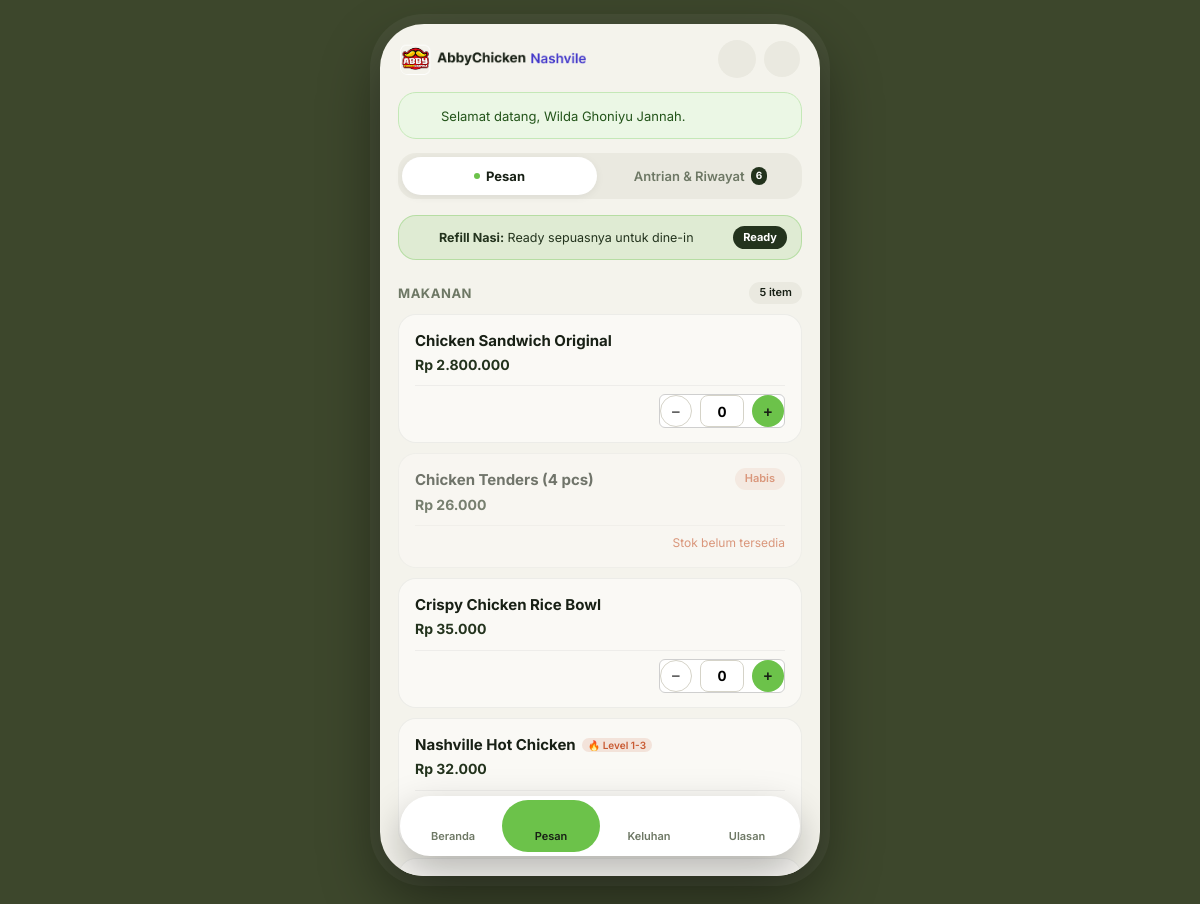
The app's page /pages/user/pesan.php (signed in) with its own data.
### tables this page shows
CREATE TABLE `menu` (
  `menu_id` int(11) NOT NULL AUTO_INCREMENT,
  `name` varchar(100) NOT NULL,
  `kategori` varchar(50) NOT NULL,
  `harga` decimal(10,2) NOT NULL,
  `status_ketersediaan` enum('tersedia','tidak tersedia') NOT NULL DEFAULT 'tersedia',
  `updated_at` timestamp NOT NULL DEFAULT current_timestamp() ON UPDATE current_timestamp(),
  PRIMARY KEY (`menu_id`),
  KEY `idx_menu_kategori` (`kategori`),
  KEY `idx_menu_status` (`status_ketersediaan`)
);

### pages/user/pesan.php (the view, shortened to what this page needs)
<?php
require_once __DIR__ . '/../../config/database.php';
$member_id   = (int) ($_SESSION['member_id'] ?? 0);
$katalog = [];
$q_menu = mysqli_query($conn, 'SELECT * FROM menu ORDER BY kategori ASC, name ASC');
while ($row = mysqli_fetch_assoc($q_menu)) {
    $katalog[$row['kategori']][] = $row;
}
$riwayat = [];
$q_riw = mysqli_prepare($conn, "SELECT p.pemesanan_id, p.nomor_antrian, p.total_diskon, p.jumlah_bayar,
        p.status_pesanan, p.waktu_pemesanan, v.kode_voucher
    FROM pemesanan p
    LEFT JOIN voucher v ON v.voucher_id = p.voucher_id
    WHERE p.member_id = ?
    ORDER BY p.waktu_pemesanan DESC");
mysqli_stmt_bind_param($q_riw, 'i', $member_id);
mysqli_stmt_execute($q_riw);
$res_riw = mysqli_stmt_get_result($q_riw);
while ($r = mysqli_fetch_assoc($res_riw)) {
    $riwayat[] = $r;
}
$items_per_pesanan = [];
$q_items = mysqli_prepare($conn, "SELECT d.pemesanan_id, d.jumlah_pesanan, d.subtotal, d.catatan, m.name
    FROM detail_pesanan d
    JOIN menu m ON m.menu_id = d.menu_id
    JOIN pemesanan p ON p.pemesanan_id = d.pemesanan_id
    WHERE p.member_id = ?
    ORDER BY d.detail_id ASC");
mysqli_stmt_bind_param($q_items, 'i', $member_id);
mysqli_stmt_execute($q_items);
$res_items = mysqli_stmt_get_result($q_items);
while ($it = mysqli_fetch_assoc($res_items)) {
    $items_per_pesanan[$it['pemesanan_id']][] = $it;
}
$tab_aktif = $_GET['tab'] ?? 'pesan';
$refill_info   = get_refill_nasi_info();
require_once __DIR__ . '/../../includes/header.php';
?>
<nav class="crm-filter-bar" aria-label="Navigasi Pesanan">
  <a class="crm-filter-pill<?= $tab_aktif === 'pesan' ? ' is-active' : '' ?>" href="<?= e(base_url('pages/user/pesan.php')) ?>">
    <?php if ($tab_aktif === 'pesan'): ?><span class="crm-filter-pill__dot"></span><?php endif; ?>
    Pesan
  </a>
  <a class="crm-filter-pill<?= $tab_aktif === 'riwayat' ? ' is-active' : '' ?>" href="<?= e(base_url('pages/user/pesan.php?tab=riwayat')) ?>">
    Antrian &amp; Riwayat
    <?php if (!empty($riwayat)): ?>
      <span class="crm-dock-badge" style="position:static;"><?= count($riwayat) ?></span>
    <?php endif; ?>
  </a>
</nav>
<div class="crm-refill-banner <?= $refill_info['is_ready'] ? 'is-ready' : ($refill_info['has_timer'] ? 'has-timer' : 'is-habis') ?>"
     id="userPesanRefillBanner"
     data-target-ts="<?= (int) $refill_info['timer_ts'] ?>">
  <div class="crm-refill-banner__left">
    <?= icon('rice', 18) ?>
    <span>
      <strong>Refill Nasi:</strong>
      <span id="pesanRefillText">
        <?php if ($refill_info['is_ready']): ?>
          Ready sepuasnya untuk dine-in
        <?php elseif ($refill_info['has_timer']): ?>
          Sedang dimasak &middot; Siap dalam <strong id="pesanRefillCd" style="font-variant-numeric:tabular-nums; color:var(--crm-terracotta);">--:--:--</strong>
        <?php else: ?>
          Sedang disiapkan di dapur
        <?php endif; ?>
      </span>
    </span>
  </div>
  <span class="crm-refill-banner__badge" id="pesanRefillBadge">
    <?= $refill_info['is_ready'] ? 'Ready' : ($refill_info['has_timer'] ? 'Dimasak' : 'Habis') ?>
  </span>
</div>
<?php if ($tab_aktif === 'riwayat'): ?>
  <div class="crm-list-stack">
    <?php if (empty($riwayat)): ?>
      <div class="crm-card-cream" style="text-align: center; padding: 36px 20px;">
        <div style="font-size: 32px; margin-bottom: 8px;"><?= icon('order', 36) ?></div>
        <h3 class="crm-card-cream__title">Belum ada antrian pesanan</h3>
        <p class="crm-card-cream__subtitle">Pilih menu favorit Anda dan pesan secara online.</p>
        <a class="crm-btn-primary" href="<?= e(base_url('pages/user/pesan.php')) ?>" style="margin-top: 16px;">
          Mulai Pesan Sekarang
        </a>
      </div>
    <?php else: ?>
      <?php foreach ($riwayat as $idx => $p): ?>
        <?php $is_newest = ($idx === 0 && in_array($p['status_pesanan'], ['menunggu', 'diproses'], true)); ?>
        <article class="crm-card-<?= $is_newest ? 'forest' : 'cream' ?>">
          <div style="display: flex; justify-content: space-between; align-items: flex-start; margin-bottom: 10px;">
            <div>
              <span class="crm-pill-tag <?= $is_newest ? 'crm-pill-tag--green' : '' ?>" style="margin-bottom: 6px;">
                Antrian #<?= (int) $p['nomor_antrian'] ?>
              </span>
              <h3 style="margin: 0; font-size: 16px; font-weight: 700; color: <?= $is_newest ? '#FFFFFF' : 'var(--crm-black)' ?>;">
                Pesanan #<?= (int) $p['pemesanan_id'] ?>
              </h3>
            </div>
            <div>
              <?= badge_pesanan($p['status_pesanan']) ?>
            </div>
          </div>
          <div style="font-size: 12.5px; opacity: 0.85; margin-bottom: 12px; color: <?= $is_newest ? '#E2EDE0' : 'var(--crm-sage)' ?>;">
            Waktu: <?= e(tanggal_id($p['waktu_pemesanan'], true)) ?>
            <?php if (!empty($p['kode_voucher'])): ?>
              <br>Voucher: <strong><?= e($p['kode_voucher']) ?></strong> (hemat <?= rupiah($p['total_diskon']) ?>)
            <?php endif; ?>
          </div>
          <?php if (!empty($items_per_pesanan[$p['pemesanan_id']])): ?>
            <div style="margin: 8px 0 12px; padding: 10px 12px; background: <?= $is_newest ? 'rgba(255,255,255,0.08)' : 'rgba(24,32,21,0.04)' ?>; border-radius: var(--crm-radius-sm); font-size: 12.5px;">
              <span style="display: block; font-size: 10.5px; text-transform: uppercase; letter-spacing: 0.04em; font-weight: 700; margin-bottom: 5px; opacity: 0.75; color: <?= $is_newest ? '#C0CDC0' : 'var(--crm-sage)' ?>;">Item Pesanan:</span>
              <?php foreach ($items_per_pesanan[$p['pemesanan_id']] as $it): ?>
                <div style="display: flex; justify-content: space-between; align-items: center; margin-bottom: 4px; color: <?= $is_newest ? '#FFFFFF' : 'var(--crm-black)' ?>;">
                  <span>
                    <?= (int) $it['jumlah_pesanan'] ?>&times; <?= e($it['name']) ?>
                    <?php if (!empty($it['catatan'])): ?>
                      <strong style="color: <?= $is_newest ? 'var(--crm-green-accent)' : 'var(--crm-terracotta)' ?>;">(<?= e($it['catatan']) ?>)</strong>
                    <?php endif; ?>
                  </span>
                  <span style="opacity: 0.85; font-size: 12px; font-weight: 600;"><?= rupiah($it['subtotal']) ?></span>
                </div>
              <?php endforeach; ?>
            </div>
          <?php endif; ?>
          <div style="display: flex; justify-content: space-between; align-items: center; border-top: 1px solid <?= $is_newest ? 'rgba(255,255,255,0.12)' : 'rgba(24,32,21,0.08)' ?>; padding-top: 10px;">
            <span style="font-size: 12px; color: <?= $is_newest ? '#C0CDC0' : 'var(--crm-sage)' ?>;">Total Bayar</span>
            <strong style="font-size: 16px; color: <?= $is_newest ? 'var(--crm-green-accent)' : 'var(--crm-terracotta)' ?>;">
              <?= e(rupiah($p['jumlah_bayar'])) ?>
            </strong>
          </div>
        </article>
      <?php endforeach; ?>
    <?php endif; ?>
  </div>
<?php else: ?>
  <form id="formPesanan" method="post" action="">
    <div class="crm-list-stack" style="margin-bottom: 20px;">
      <?php foreach ($katalog as $kategori => $daftar): ?>
        <div style="margin-top: 8px;">
          <div style="display: flex; align-items: center; justify-content: space-between; margin-bottom: 10px;">
            <h3 style="margin: 0; font-size: 13px; font-weight: 700; text-transform: uppercase; letter-spacing: 0.04em; color: var(--crm-sage);">
              <?= e($kategori) ?>
            </h3>
            <span class="crm-pill-tag"><?= count($daftar) ?> item</span>
          </div>
          <div class="crm-list-stack">
            <?php foreach ($daftar as $m): ?>
              <?php
              $habis = ($m['status_ketersediaan'] !== 'tersedia');
              $is_hot = (stripos($m['name'], 'hot') !== false);
              ?>
              <div class="crm-item-card crm-item-card--tier-cream" style="padding: 14px 16px; flex-direction: column; align-items: stretch; gap: 10px; opacity: <?= $habis ? '0.6' : '1' ?>;" data-menu-id="<?= (int) $m['menu_id'] ?>" data-is-hot="<?= $is_hot ? '1' : '0' ?>">
                <div style="display: flex; justify-content: space-between; align-items: flex-start;">
                  <div>
                    <h4 class="crm-item-card__title" style="font-size: 15px; display: flex; align-items: center; flex-wrap: wrap; gap: 6px;">
                      <?= e($m['name']) ?>
                      <?php if ($is_hot): ?>
                        <span class="crm-pill-tag crm-pill-tag--terracotta" style="font-size: 10px; padding: 1px 6px;">🔥 Level 1-3</span>
                      <?php endif; ?>
                    </h4>
                    <p style="margin: 2px 0 0; font-size: 14px; font-weight: 700; color: var(--crm-forest);">
                      <?= e(rupiah($m['harga'])) ?>
                    </p>
                  </div>
                  <?php if ($habis): ?>
                    <span class="crm-pill-tag crm-pill-tag--terracotta">Habis</span>
                  <?php endif; ?>
                </div>
                <div style="display: flex; justify-content: flex-end; align-items: center; border-top: 1px solid rgba(24,32,21,0.05); padding-top: 8px;">
                  <?php if ($habis): ?>
                    <span style="font-size: 12px; color: var(--crm-terracotta);">Stok belum tersedia</span>
                  <?php else: ?>
                    <div class="qty" style="display: flex; align-items: center; gap: 8px;">
                      <button type="button" data-step="down" aria-label="Kurangi <?= e($m['name']) ?>" style="width: 32px; height: 32px; border-radius: var(--crm-radius-full); border: 1px solid #D5D3C8; background: #FFFFFF; font-weight: 700; cursor: pointer;">&minus;</button>
                      <input type="number" name="jumlah[<?= (int) $m['menu_id'] ?>]"
                             data-menu-id="<?= (int) $m['menu_id'] ?>"
                             data-harga="<?= (float) $m['harga'] ?>"
                             data-nama="<?= e($m['name']) ?>"
                             data-is-hot="<?= $is_hot ? '1' : '0' ?>"
                             value="<?= (int) ($_POST['jumlah'][$m['menu_id']] ?? 0) ?>"
                             min="0" max="50" step="1"
                             aria-label="Jumlah <?= e($m['name']) ?>"
                             style="width: 44px; height: 32px; text-align: center; border-radius: 8px; border: 1px solid #D5D3C8; font-weight: 700; font-size: 14px; <?= $is_hot ? 'cursor:pointer;' : '' ?>"
                             <?= $is_hot ? 'readonly' : '' ?>>
                      <button type="button" data-step="up" aria-label="Tambah <?= e($m['name']) ?>" style="width: 32px; height: 32px; border-radius: var(--crm-radius-full); border: none; background: var(--crm-green-accent); color: var(--crm-black); font-weight: 700; cursor: pointer;">+</button>
                    </div>
                  <?php endif; ?>
                </div>
              </div>
            <?php endforeach; ?>
          </div>
        </div>
      <?php endforeach; ?>
    </div>
  </form>
<?php endif; ?>
<?php
require_once __DIR__ . '/../../includes/footer.php';
?>

### assets/css/style.css (style rules this page uses)
:root { --teal-dark: #1A535C; --teal-dark-2: #14444B; --teal: #4ECDC4; --orange: #FF6B35; --orange-dark: #E55A2B; --white: #FFFFFF; --gray-50: #F5F5F5; --gray-100: #EFEFEF; --gray-200: #E2E2E2; --gray-300: #CFCFCF; --gray-500: #6F6F6F; --gray-600: #5C5C5C; --gray-900: #333333; --green: #28A745; --red: #DC3545; --amber: #E0A106; --blue: #2B7FD4; --radius-card: 8px; --radius-control: 6px; --shadow-card: 0 2px 8px rgba(0, 0, 0, 0.08); --sidebar-w: 260px; --font: 'Inter', -apple-system, BlinkMacSystemFont, 'Segoe UI', sans-serif; }
*, *::before, *::after { box-sizing: border-box; }
html { -webkit-text-size-adjust: 100%; }
body { margin: 0; font-family: var(--font); font-size: 14px; line-height: 1.55; color: var(--gray-900); background: var(--gray-50); -webkit-font-smoothing: antialiased; }
h1, h2, h3, h4, p, ul, ol, figure { margin: 0; }
h3 { font-size: 16px; font-weight: 600; }
a { color: var(--teal-dark); text-decoration: none; }
.qty { display: inline-flex; align-items: center; border: 1px solid var(--gray-300); border-radius: var(--radius-control); overflow: hidden; background: var(--white); }
.qty button { width: 28px; height: 30px; border: none; background: var(--white); color: var(--gray-600); font-size: 15px; line-height: 1; cursor: pointer; }
.qty input { width: 40px; height: 30px; border: none; border-left: 1px solid var(--gray-200); border-right: 1px solid var(--gray-200); text-align: center; font-family: inherit; font-size: 13px; font-variant-numeric: tabular-nums; -moz-appearance: textfield; }

### records on screen
menu: name "Chicken Sandwich Original", harga "Rp 2.800.000", menu_id+harga+name "0"
menu: name "Chicken Tenders (4 pcs)", harga "Rp 26.000", status_ketersediaan "Habis"
menu: name "Crispy Chicken Rice Bowl", harga "Rp 35.000", menu_id+harga+name "0"
menu: name "Nashville Hot Chicken", shows "🔥 Level 1-3", harga "Rp 32.000"

### other values on screen
$f['pesan'] "Selamat datang, Wilda Ghoniyu Jannah."
count($riwayat) "6"
$kategori "MAKANAN"
count($daftar) "5"
